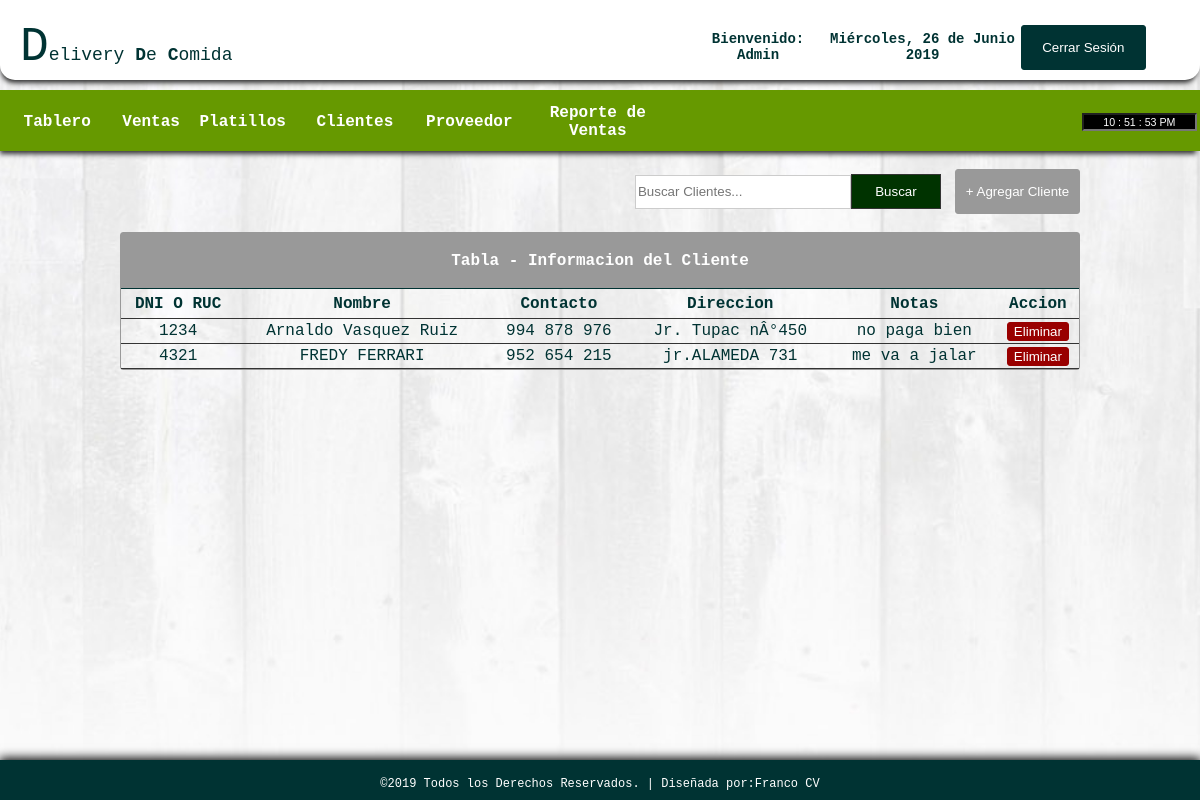
/customers.php (signed in), run on the app's committed database.
### tables this page shows
CREATE TABLE IF NOT EXISTS `customers` (
`id` int(11) NOT NULL,
  `name` varchar(100) NOT NULL,
  `contact` varchar(100) NOT NULL,
  `address` varchar(100) NOT NULL,
  `note` varchar(100) NOT NULL,
  `username` varchar(8) NOT NULL,
  `password` varchar(15) NOT NULL,
  `access` varchar(45) DEFAULT NULL
);

### customers.php (the view, shortened to what this page needs)
<!DOCTYPE html PUBLIC "-//W3C//DTD XHTML 1.0 Transitional//EN" "http://www.w3.org/TR/xhtml1/DTD/xhtml1-transitional.dtd">
<html xmlns="http://www.w3.org/1999/xhtml">
<head>
</head>
<?php error_reporting(0);
 include_once'./cabezera.php';  ?>
<link rel="stylesheet" type="text/css" href="css/css1.css">
<body>
<br>
<table width="80%" border="0" align="center" cellpadding="0" cellspacing="0">
      <tr>
        <td width="750" align="right">
        <form action="result_customer.php" method="get" ecntype="multipart/data-form">
        <input type="text" name="query" style="border:1px solid #CCC; color: #333; width:210px; height:30px;" placeholder="Buscar Clientes..." /><input type="submit" id="btnsearch" value="Buscar" name="search" />
        </form>
        </td>
        <td width="127" height="37" align="right">
        <a href="javascript:void(0)" onclick="toggle_visibility('popup-box1')"><input type="button" style="border:1px solid #999; background: #999; height:45px; width:125px; color:#FFF; border-radius:3px; font-family: 'Lucida Sans Unicode', 'Lucida Grande', sans-serif;" value="+ Agregar Cliente" /></a></td>
      </tr>
    </table></th>
  <br>
  <tr>
    <td>
    <table border="0" cellpadding="0" cellspacing="0" align="center" width="80%" style="border:1px solid #999; color:#033;">
     <tr>
     <th colspan="6" align="center" height="55px" style="border-bottom:1px solid #033; background: #999; color:#FFF;"> Tabla - Informacion del Cliente</th>
    </tr>
      <tr height="30px">
        <th style="border-bottom:1px solid #333;"> DNI O RUC </th>
        <th style="border-bottom:1px solid #333;"> Nombre </th>
        <th style="border-bottom:1px solid #333;"> Contacto </th>
        <th style="border-bottom:1px solid #333;"> Direccion </th>
        <th style="border-bottom:1px solid #333;"> Notas </th>
        <th style="border-bottom:1px solid #333;"> Accion </th>
      </tr>
       <?php
require('config.php');
$query="SELECT * FROM customers";
$result=mysqli_query($db_link, $query);
while ($row=mysqli_fetch_array($result)){?>
      <tr align="center" style="height:25px">
        <td style="border-bottom:1px solid #333;"> <?php echo $row['username']; ?> </td>
      	<td style="border-bottom:1px solid #333;"> <?php echo $row['name']; ?> </td>
        <td style="border-bottom:1px solid #333;"> <?php echo $row['contact']; ?> </td>
        <td style="border-bottom:1px solid #333;"> <?php echo $row['address']; ?> </td>
        <td style="border-bottom:1px solid #333;"> <?php echo $row['note']; ?> </td>
        <td style="border-bottom:1px solid #333;">
<a href="delete_customer.php?id=<?php echo md5($row['id']);?>"><input type="button" value="Eliminar" style="width:15; height:20; color:#FFF; background: #900; border:1px solid #900; border-radius:3px;"></a>
        </td>
      </tr>
   <?php
}?>
    </table>
  </td>
  </tr>
<br><br><br>
<div id="footer">
<table border="0" cellpadding="15px" align="center"; style="size: 12px; font-family: 'Courier New', Courier, monospace; color: #FFF; font-size: 12px;">
<tr>
	<td>
    &copy;2019 Todos los Derechos Reservados.  |  Diseñada por:<a href="https://www.facebook.com/repp0rt">Franco CV</a>
    </td>
</tr>
</table>
</div>
</body>
</html>

### css/css1.css (style rules this page uses)
html { font-family: "Courier New", Courier, monospace; color: #033; height:100%; margin:0; padding:0; -webkit-background-size: cover; -moz-background-size: cover; -o-background-size: cover; background-size: cover; }
body { margin:0; font-size:16px; height:100%; margin:0; padding:0; background:url(../images/bgimg.jpg) no-repeat center fixed; -webkit-background-size: cover; -moz-background-size: cover; -o-background-size: cover; background-size: cover; }
#footer { clear: both; background: #033; height: 40px; width: 100%; position: fixed; left: 0px; bottom: 0px; text-align: center; box-shadow:0px -1px 10px 1px #000; }
#btnsearch { border:1px solid #333; background: #030; height:35px; width:90px; color: #FFF; font-family:"Lucida Sans Unicode", "Lucida Grande", sans-serif; }
a:link { color:#FFF; text-decoration: none; }
table { border-radius:3px; text-align: center; }

### data on the page
customers: username "1234", name "Arnaldo Vasquez Ruiz", contact "994 878 976", address "Jr. Tupac nÂ°450", note "no paga bien"
customers: username "4321", name "FREDY FERRARI", contact "952 654 215", address "jr.ALAMEDA 731", note "me va a jalar"

### other printed values
$_SESSION['access'] "Admin"
$dia "Miércoles"
$mes "Junio"
